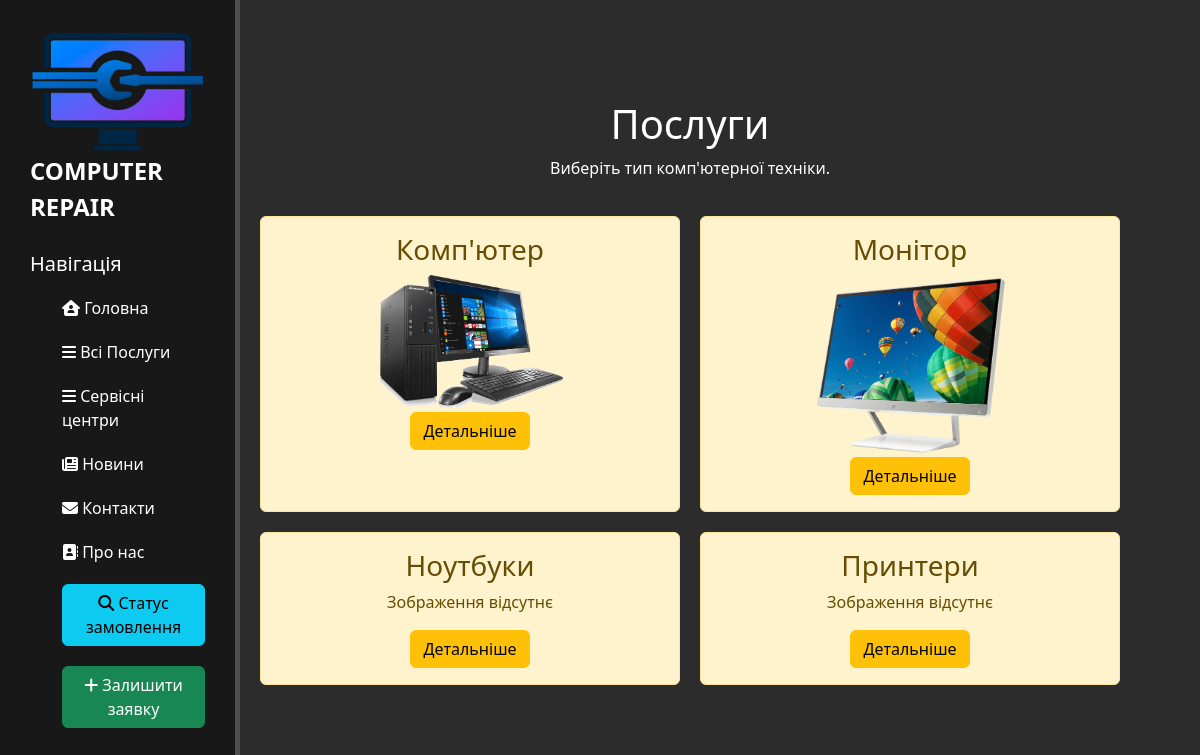
/favors/, run on the app's committed database.
### favors/models.py (models this page shows, shortened)
class EquipmentType(models.Model):
    name = models.CharField('Тип техніки', max_length=100)
    producers = models.ManyToManyField(Producer, verbose_name='Виробники')
    image = models.ImageField('Зображення типу техніки', upload_to='equipment_types/', blank=True, null=True)

### favors/views.py (the view)
# urls.py: path('', views.favors, name='favors_home'),
def favors(request):
    equipment = EquipmentType.objects.order_by()
    return render(request, 'favors/favors_home.html', {'equipment': equipment})

### favors/templates/favors/favors_home.html (shortened to what this page needs)
{% extends 'main/layout.html' %}
{% load static %}
{% block content %}
    <div class="features">
        <h1>Послуги</h1>
        <p> Виберіть тип комп'ютерної техніки.</p>
        <div class="features-container">
        {% for el in equipment %}
    <div class="alert alert-warning text-center">
    <h3>{{ el.name }}</h3>
    {% if el.image %}
        <img src="{{ el.image.url }}" alt="{{ el.name }}" class="feature-img">
    {% else %}
        <p>Зображення відсутнє</p>
    {% endif %}
    <a href="{% url 'equipment_detail' el.id %}" class="btn btn-warning">Детальніше</a>
</div>
{% endfor %}
        </div>
    </div>
  {% endblock %}

### main/static/main/css/main.css (style rules this page uses)
body { background: #2c2c2c; }
main .features { float: left; color: #fff; margin-top: 100px; text-align: center; width: 75%; }
.alert-warning { float: left; clear: both; width: 400px; margin: 20px 34%; text-align: left; }
.features-container .alert { width: 100%; margin: 0; box-sizing: border-box; }
.features-container { display: grid; grid-template-columns: repeat(2, 1fr); gap: 20px; padding: 20px; }
.feature-img { max-width: 50%; display: block; margin: 0 auto; }
.text-center { text-align: center; }

### main/templates/main/layout.html (style rules this page uses)
a { text-decoration: none; }

### data on the page
EquipmentType: name "Комп'ютер", image (picture)
EquipmentType: name "Монітор", image (picture)
EquipmentType: name "Ноутбуки", image "Зображення відсутнє"
EquipmentType: name "Принтери", image "Зображення відсутнє"
